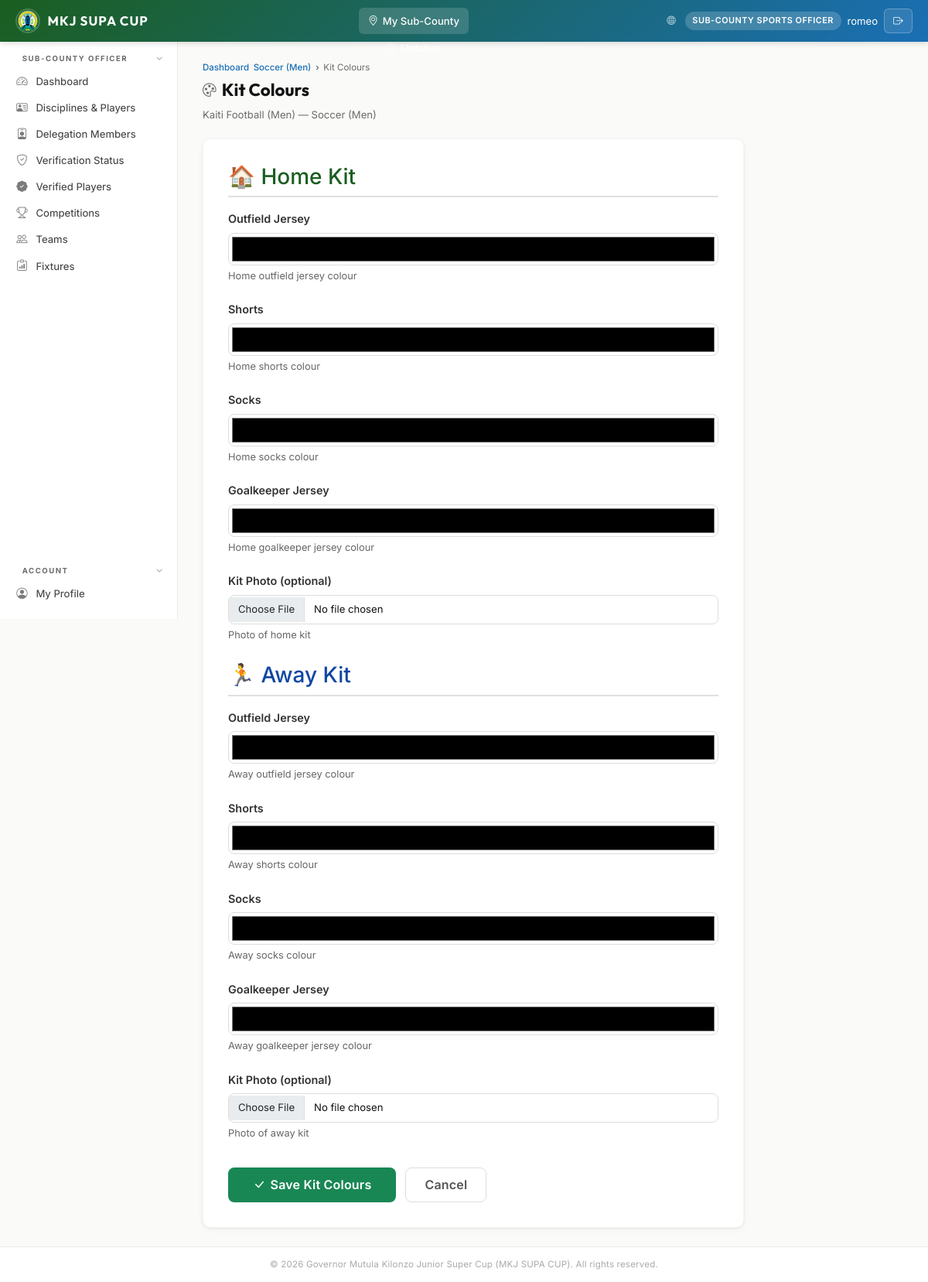
/portal/subcounty-officer/discipline/1/kit-colors/ (signed in), run on the app's committed database.
### accounts/models.py (models this page shows, shortened)
class User(AbstractBaseUser, PermissionsMixin):
    email       = models.EmailField(unique=True)
    first_name  = models.CharField(max_length=100)
    last_name   = models.CharField(max_length=100)
    phone       = models.CharField(max_length=13, validators=[kenya_phone_validator])
    role        = models.CharField(max_length=30, choices=UserRole.choices, default=UserRole.TEAM_MANAGER)
    county      = models.CharField(max_length=100, blank=True, help_text="Kenyan county")
    sub_county  = models.CharField(
        max_length=100, blank=True, default="",
        help_text="Sub-county or constituency assignment for sub-county sports officers",
    )
    profile_photo = models.ImageField(upload_to="profiles/", null=True, blank=True)
    is_active   = models.BooleanField(default=True)
    is_staff    = models.BooleanField(default=False)
    is_suspended = models.BooleanField(default=False, help_text="Admin-suspended account")
    assigned_discipline = models.CharField(
        max_length=30, blank=True, default="",
        help_text="Sport family or discipline this user manages (for Coordinator / Scout roles)",
    )
    must_change_password = models.BooleanField(
        default=False,
        help_text="When True the user must set a new password on next login.",
    )
    date_joined = models.DateTimeField(default=timezone.now)
    last_login  = models.DateTimeField(null=True, blank=True)
    objects = UserManager()
    USERNAME_FIELD  = "email"
    REQUIRED_FIELDS = ["first_name", "last_name"]
    class Meta:
        verbose_name      = "User"
        verbose_name_plural = "Users"
        ordering = ["last_name", "first_name"]

### teams/models.py (models this page shows, shortened)
class CountyDiscipline(models.Model):
    registration = models.ForeignKey(
        CountyRegistration, on_delete=models.CASCADE,
        related_name="disciplines",
    )
    sport_type = models.CharField(max_length=30, choices=SportType.choices)
    sub_county = models.CharField(
        max_length=100,
        blank=True,
        default="",
        help_text="Sub-county or constituency that owns this discipline entry",
    )
    class Meta:
        unique_together = ["registration", "sport_type", "sub_county"]
        ordering = ["sub_county", "sport_type"]

class Team(models.Model):
    name        = models.CharField(max_length=200, unique=True)
    county      = models.ForeignKey(County, on_delete=models.CASCADE, related_name="teams", help_text="County this team represents")
    sub_county  = models.CharField(max_length=100, blank=True, default="", help_text="Sub-county or constituency this team represents")
    sport_type  = models.CharField(
        max_length=30, choices=SportType.choices, default=SportType.FOOTBALL_MEN,
        help_text="Sport this team competes in"
    )
    source_discipline = models.OneToOneField(
        "CountyDiscipline",
        on_delete=models.SET_NULL,
        null=True,
        blank=True,
        related_name="linked_team",
    )
    competition = models.ForeignKey(
        "competitions.Competition", on_delete=models.SET_NULL, null=True, blank=True,
        related_name="teams"
    )
    manager     = models.ForeignKey(
        settings.AUTH_USER_MODEL, on_delete=models.SET_NULL, null=True, blank=True,
        related_name="managed_teams"
    )
    status      = models.CharField(max_length=20, choices=TeamStatus.choices, default=TeamStatus.PENDING)
    badge       = models.ImageField(upload_to="team_badges/", null=True, blank=True)
    county_logo = models.ImageField(upload_to="county_logos/", null=True, blank=True, help_text="County government logo")
    home_outfield_colour = models.CharField(max_length=50, blank=True, help_text="Home outfield jersey colour")
    home_shorts_colour   = models.CharField(max_length=50, blank=True, help_text="Home shorts colour")
    home_socks_colour    = models.CharField(max_length=50, blank=True, help_text="Home socks colour")
    home_gk_colour       = models.CharField(max_length=50, blank=True, help_text="Home goalkeeper jersey colour")
    home_kit_image       = models.ImageField(upload_to="kits/home/", null=True, blank=True, help_text="Photo of home kit")
    away_outfield_colour = models.CharField(max_length=50, blank=True, help_text="Away outfield jersey colour")
    away_shorts_colour   = models.CharField(max_length=50, blank=True, help_text="Away shorts colour")
    away_socks_colour    = models.CharField(max_length=50, blank=True, help_text="Away socks colour")
    away_gk_colour       = models.CharField(max_length=50, blank=True, help_text="Away goalkeeper jersey colour")
    away_kit_image       = models.ImageField(upload_to="kits/away/", null=True, blank=True, help_text="Photo of away kit")
    third_outfield_colour = models.CharField(max_length=50, blank=True, help_text="Third outfield jersey colour")
    third_shorts_colour   = models.CharField(max_length=50, blank=True, help_text="Third shorts colour")
    third_socks_colour    = models.CharField(max_length=50, blank=True, help_text="Third socks colour")
    third_gk_colour       = models.CharField(max_length=50, blank=True, help_text="Third goalkeeper jersey colour")
    third_kit_image       = models.ImageField(upload_to="kits/third/", null=True, blank=True, help_text="Photo of third kit")
    home_colour = models.CharField(max_length=50, blank=True, help_text="Primary kit colour (legacy)")
    away_colour = models.CharField(max_length=50, blank=True)
    contact_phone = models.CharField(max_length=13, validators=[kenya_phone_validator])
    contact_email = models.EmailField(blank=True)
    payment_confirmed    = models.BooleanField(default=True, help_text="Registration cleared for competition participation")
    payment_reference    = models.CharField(max_length=100, blank=True, help_text="M-Pesa or receipt reference")
    payment_amount       = models.DecimalField(max_digits=10, decimal_places=2, null=True, blank=True, help_text="Amount paid (KSh)")
    payment_confirmed_by = models.ForeignKey(
        settings.AUTH_USER_MODEL, on_delete=models.SET_NULL,
        null=True, blank=True, related_name="payment_confirmations",
    )
    payment_confirmed_at = models.DateTimeField(null=True, blank=True)
    registered_at = models.DateTimeField(auto_now_add=True)
    updated_at    = models.DateTimeField(auto_now=True)
    class Meta:
        ordering = ["county", "name"]

### mkj_cms/web_views.py (the view)
# urls.py: path("portal/subcounty-officer/discipline/<int:discipline_pk>/kit-colors/",   county_admin_kit_colors_view,   name="subcounty_officer_kit_colors"),
@role_required('subcounty_sports_officer', 'admin')
def county_admin_kit_colors_view(request, discipline_pk):
    reg = _get_primary_registration_for_user(request.user, auto_create=True)
    if not reg:
        messages.error(request, 'Assign a county before managing kits.')
        return redirect('dashboard')
    discipline = _get_managed_discipline(request.user, discipline_pk)
    team = getattr(discipline, 'linked_team', None)
    if team is None:
        team = discipline.ensure_linked_team()
    if team is None:
        messages.error(request, 'Unable to resolve the linked team for this discipline.')
        return redirect('subcounty_officer_discipline_players', discipline_pk=discipline_pk)
    if request.method == 'POST':
        form = KitColorsForm(request.POST, request.FILES, instance=team)
        if form.is_valid():
            form.save()
            messages.success(request, 'Kit colours updated successfully.')
            return redirect('subcounty_officer_discipline_players', discipline_pk=discipline_pk)
    else:
        form = KitColorsForm(instance=team)
    return render(request, 'portal/subcounty_officer/kit_colors.html', {
        'form': form,
        'discipline': discipline,
        'reg': reg,
        'team': team,
    })

### mkj_cms/web_views.py (called while the page is built, shortened)
def role_required(*roles):
    def decorator(view):
        @wraps(view)
        @login_required(login_url='web_login')
        def wrapper(request, *args, **kwargs):
            if request.user.role not in roles and not request.user.is_superuser:
                messages.error(request, 'You do not have permission to access this page.')
                return redirect('dashboard')
            return view(request, *args, **kwargs)
        return wrapper
    return decorator

def _get_primary_registration_for_user(user, auto_create=False):
    if user.role == UserRole.DIRECTOR_SPORTS:
        return get_object_or_404(CountyRegistration, user=user)
    county = (getattr(user, "county", "") or "").strip()
    if not county:
        return None
    registration = CountyRegistration.objects.filter(county__iexact=county).order_by("created_at").first()
    if registration or not auto_create:
        return registration

def _discipline_queryset_for_user(user):
    disciplines = CountyDiscipline.objects.select_related("registration", "linked_team")
    if user.role == UserRole.DIRECTOR_SPORTS:
        return disciplines.filter(registration__user=user)
    if user.role == UserRole.SUBCOUNTY_SPORTS_OFFICER:
        return disciplines.filter(
            registration__county=user.county,
            sub_county=user.sub_county,
        )
    return disciplines

def _get_managed_discipline(user, discipline_pk):
    return get_object_or_404(_discipline_queryset_for_user(user), pk=discipline_pk)

### templates/portal/subcounty_officer/kit_colors.html (shortened to what this page needs)
{% extends 'base.html' %}
{% block content %}
<div class="page-header">
    <div class="breadcrumb">
        <a href="{% url 'subcounty_officer_dashboard' %}">Dashboard</a>
        <a href="{% url 'subcounty_officer_discipline_players' discipline_pk=discipline.pk %}">{{ discipline.get_sport_type_display }}</a>
        <span>Kit Colours</span>
    </div>
    <h1><i class="bi bi-palette"></i> Kit Colours</h1>
    <p>{{ team.name }} &mdash; {{ discipline.get_sport_type_display }}</p>
</div>
<div style="max-width:700px">
    <div class="card" style="padding:2rem">
        <form method="post" enctype="multipart/form-data" novalidate>
            <h3 style="margin:0 0 1rem;color:#1B5E20;border-bottom:2px solid #e0e0e0;padding-bottom:.5rem">
                🏠 Home Kit
            </h3>
            {% for field in form %}
                {% if 'home' in field.name %}
                <div style="margin-bottom:1.25rem">
                    <label for="{{ field.id_for_label }}" style="display:block;font-weight:600;color:#333;margin-bottom:.4rem;font-size:.9rem">
                        {{ field.label }}
                    </label>
                    {{ field }}
                    {% if field.help_text %}
                    <small style="color:#666;font-size:.8rem">{{ field.help_text }}</small>
                    {% endif %}
                </div>
                {% endif %}
            {% endfor %}
            <h3 style="margin:1.5rem 0 1rem;color:#0D47A1;border-bottom:2px solid #e0e0e0;padding-bottom:.5rem">
                🏃 Away Kit
            </h3>
            {% for field in form %}
                {% if 'away' in field.name %}
                <div style="margin-bottom:1.25rem">
                    <label for="{{ field.id_for_label }}" style="display:block;font-weight:600;color:#333;margin-bottom:.4rem;font-size:.9rem">
                        {{ field.label }}
                    </label>
                    {{ field }}
                    {% if field.help_text %}
                    <small style="color:#666;font-size:.8rem">{{ field.help_text }}</small>
                    {% endif %}
                </div>
                {% endif %}
            {% endfor %}
            <div style="margin-top:2rem;display:flex;gap:.75rem">
                <button type="submit" class="btn btn-success" style="font-size:1rem;padding:.6rem 2rem">
                    <i class="bi bi-check-lg"></i> Save Kit Colours
                </button>
                <a href="{% url 'subcounty_officer_discipline_players' discipline_pk=discipline.pk %}" class="btn btn-outline" style="font-size:1rem;padding:.6rem 1.5rem">
                    Cancel
                </a>
            </div>
        </form>
    </div>
</div>
{% endblock %}

### templates/base.html (shortened to what this page needs)
{% load static %}
<!DOCTYPE html>
<html lang="en">
<head>
    <link rel="stylesheet" href="https://cdn.jsdelivr.net/npm/bootstrap@5.1.3/dist/css/bootstrap.min.css">
    <link rel="stylesheet" href="{% static 'css/style.css' %}">
    <link rel="stylesheet" href="https://cdn.jsdelivr.net/npm/bootstrap-icons@1.11.3/font/bootstrap-icons.min.css">
</head>
<body>
    {% block body %}
    <nav class="navbar">
        <div style="display:flex;align-items:center;gap:0">
            <a href="{% url 'dashboard' %}" class="navbar-brand">
                <img src="{% static 'img/Makueni logo.png' %}" alt="Makueni County Logo">
                <span>MKJ SUPA CUP</span>
            </a>
        </div>
        <ul class="navbar-nav">
            <li><a href="{% url 'dashboard' %}" class="{% if request.resolver_match.url_name == 'dashboard' %}active{% endif %}"> Dashboard</a></li>
            {% if user.role == 'subcounty_sports_officer' %}
            <li><a href="{% url 'subcounty_officer_dashboard' %}" class="{% if 'subcounty_officer' in request.resolver_match.url_name %}active{% endif %}"><i class="bi bi-geo-alt"></i> My Sub-County</a></li>
            {% endif %}
            <li><a href="{% url 'matches_list' %}" class="{% if 'match' in request.resolver_match.url_name %}active{% endif %}"><i class="bi bi-clipboard-data"></i> Matches</a></li>
        </ul>
        <div class="navbar-user">
            <a href="{% url 'home' %}" style="color:rgba(255,255,255,.65);font-size:.72rem;margin-right:.25rem;"><i class="bi bi-globe"></i></a>
            <span class="role-badge">{{ user.get_role_display }}</span>
            <span style="font-size:.82rem">{{ user.first_name }}</span>
            <form method="post" action="{% url 'web_logout' %}" style="display:inline;">
                <button type="submit" class="btn-logout"><i class="bi bi-box-arrow-right"></i></button>
            </form>
        </div>
    </nav>
    <div class="layout">
        {% include 'includes/sidebar.html' %}
        <main class="main-content">
            {% block content %}{% endblock %}
        </main>
    </div>
    <footer class="footer">
        &copy; 2026 Governor Mutula Kilonzo Junior Super Cup (MKJ SUPA CUP). All rights reserved.
    </footer>
    {% endblock %}
</body>
</html>

### data on the page
User: role "SUB-COUNTY SPORTS OFFICER", first_name "romeo"
CountyDiscipline: sport_type "Soccer (Men)"
Team: name "Kaiti Football (Men)", form "#000000" "#000000" "#000000" "#000000", form "#000000" "#000000" "#000000" "#000000"

### other printed values
{{ field.label }} "Outfield Jersey" "Shorts" "Socks" "Goalkeeper Jersey" "Kit Photo (optional)"
{{ field.help_text }} "Home outfield jersey colour" "Home shorts colour" "Home socks colour" "Home goalkeeper jersey colour" "Photo of home kit"
{{ field.help_text }} "Away outfield jersey colour" "Away shorts colour" "Away socks colour" "Away goalkeeper jersey colour" "Photo of away kit"
